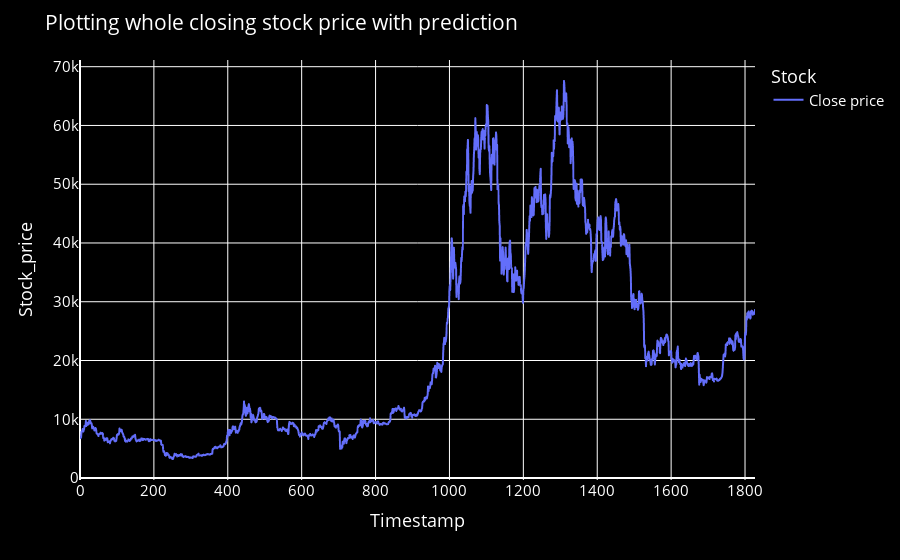

Notebook code for this chart:
### Code cell
lstmdf=closedf.tolist()
lstmdf.extend((np.array(lst_output).reshape(-1,1)).tolist())
lstmdf=scaler.inverse_transform(lstmdf).reshape(1,-1).tolist()[0]

names = cycle(['Close price'])

fig = px.line(lstmdf,labels={'value': 'Stock_price','index': 'Timestamp'})
fig.update_layout(title_text='Plotting whole closing stock price with prediction',
                  plot_bgcolor='black', font_size=15, font_color='white',legend_title_text='Stock')
fig.update_layout({
    'plot_bgcolor': 'black',
    'paper_bgcolor': 'black'
})

fig.for_each_trace(lambda t:  t.update(name = next(names)))
fig['layout']['yaxis'].update(autorange = True)
fig.update_xaxes(showgrid=True)
fig.update_yaxes(showgrid=True)
fig.show()

### Figure 1 — Plotly figure (JSON) as saved in the notebook; plotly's stock layout.template omitted (floating-point values rounded to 4 significant figures; data arrays with more than 128 entries replaced by an {"elided": "..."} marker saying what was removed)
{"data": [{"hovertemplate": "variable=0<br>Timestamp=%{x}<br>Stock_price=%{y}<extra></extra>", "legendgroup": "0", "line": {"color": "#636efa", "dash": "solid"}, "marker": {"symbol": "circle"}, "mode": "lines", "name": "Close price", "showlegend": true, "type": "scattergl", "x": {"elided": "1828 int values"}, "xaxis": "x", "y": {"elided": "1828 float values"}, "yaxis": "y"}], "layout": {"font": {"color": "white", "size": 15}, "legend": {"title": {"text": "Stock"}, "tracegroupgap": 0}, "margin": {"t": 60}, "paper_bgcolor": "black", "plot_bgcolor": "black", "title": {"text": "Plotting whole closing stock price with prediction"}, "xaxis": {"anchor": "y", "domain": [0, 1], "showgrid": true, "title": {"text": "Timestamp"}}, "yaxis": {"anchor": "x", "autorange": true, "domain": [0, 1], "showgrid": true, "title": {"text": "Stock_price"}}}}
